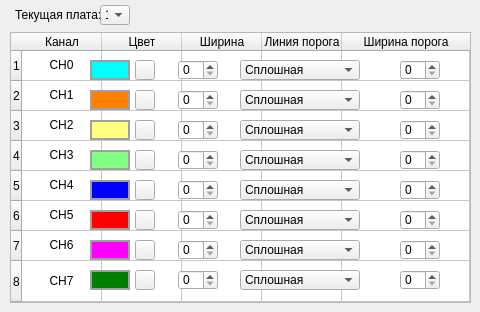
      <widget class="QWidget" name="ChannelColorSetting">
       <attribute name="icon">
        <iconset>
         <normaloff>../Desktop/CAEN-UI/Setting/2.png</normaloff>../Desktop/CAEN-UI/Setting/2.png</iconset>
       </attribute>
       <attribute name="title">
        <string/>
       </attribute>
       <widget class="QTableWidget" name="ColorSetting">
        <property name="enabled">
         <bool>true</bool>
        </property>
        <property name="geometry">
         <rect>
          <x>10</x>
          <y>32</y>
          <width>461</width>
          <height>271</height>
         </rect>
        </property>
        <property name="focusPolicy">
         <enum>Qt::NoFocus</enum>
        </property>
        <property name="lineWidth">
         <number>1</number>
        </property>
        <property name="tabKeyNavigation">
         <bool>false</bool>
        </property>
        <property name="showDropIndicator" stdset="0">
         <bool>false</bool>
        </property>
        <property name="selectionMode">
         <enum>QAbstractItemView::NoSelection</enum>
        </property>
        <attribute name="horizontalHeaderCascadingSectionResizes">
         <bool>false</bool>
        </attribute>
        <attribute name="horizontalHeaderDefaultSectionSize">
         <number>80</number>
        </attribute>
        <attribute name="horizontalHeaderHighlightSections">
         <bool>true</bool>
        </attribute>
        <attribute name="horizontalHeaderMinimumSectionSize">
         <number>30</number>
        </attribute>
        <attribute name="horizontalHeaderShowSortIndicator" stdset="0">
         <bool>false</bool>
        </attribute>
        <attribute name="horizontalHeaderStretchLastSection">
         <bool>true</bool>
        </attribute>
        <attribute name="verticalHeaderCascadingSectionResizes">
         <bool>false</bool>
        </attribute>
        <attribute name="verticalHeaderDefaultSectionSize">
         <number>30</number>
        </attribute>
        <attribute name="verticalHeaderHighlightSections">
         <bool>true</bool>
        </attribute>
        <attribute name="verticalHeaderMinimumSectionSize">
         <number>30</number>
        </attribute>
        <attribute name="verticalHeaderShowSortIndicator" stdset="0">
         <bool>false</bool>
        </attribute>
        <attribute name="verticalHeaderStretchLastSection">
         <bool>true</bool>
        </attribute>
        <row>
         <property name="text">
          <string>1</string>
         </property>
        </row>
        <row>
         <property name="text">
          <string>2</string>
         </property>
        </row>
        <row>
         <property name="text">
          <string>3</string>
         </property>
        </row>
        <row>
         <property name="text">
          <string>4</string>
         </property>
        </row>
        <row>
         <property name="text">
          <string>5</string>
         </property>
        </row>
        <row>
         <property name="text">
          <string>6</string>
         </property>
        </row>
        <row>
         <property name="text">
          <string>7</string>
         </property>
        </row>
        <row>
         <property name="text">
          <string>8</string>
         </property>
        </row>
        <column>
         <property name="text">
          <string>Канал</string>
         </property>
        </column>
        <column>
         <property name="text">
          <string>Цвет</string>
         </property>
        </column>
        <column>
         <property name="text">
          <string>Ширина</string>
         </property>
        </column>
        <column>
         <property name="text">
          <string>Линия порога</string>
         </property>
        </column>
        <column>
         <property name="text">
          <string>Ширина порога</string>
         </property>
        </column>
        <item row="0" column="0">
         <property name="text">
          <string>CH0</string>
         </property>
         <property name="textAlignment">
          <set>AlignCenter</set>
         </property>
        </item>
        <item row="1" column="0">
         <property name="text">
          <string>CH1</string>
         </property>
         <property name="textAlignment">
          <set>AlignCenter</set>
         </property>
        </item>
        <item row="2" column="0">
         <property name="text">
          <string>CH2</string>
         </property>
         <property name="textAlignment">
          <set>AlignCenter</set>
         </property>
        </item>
        <item row="3" column="0">
         <property name="text">
          <string>CH3</string>
         </property>
         <property name="textAlignment">
          <set>AlignCenter</set>
         </property>
        </item>
        <item row="4" column="0">
         <property name="text">
          <string>CH4</string>
         </property>
         <property name="textAlignment">
          <set>AlignCenter</set>
         </property>
        </item>
        <item row="5" column="0">
         <property name="text">
          <string>CH5</string>
         </property>
         <property name="textAlignment">
          <set>AlignCenter</set>
         </property>
        </item>
        <item row="6" column="0">
         <property name="text">
          <string>CH6</string>
         </property>
         <property name="textAlignment">
          <set>AlignCenter</set>
         </property>
        </item>
        <item row="7" column="0">
         <property name="text">
          <string>CH7</string>
         </property>
         <property name="textAlignment">
          <set>AlignCenter</set>
         </property>
        </item>
       </widget>
       <widget class="QLabel" name="Color_CH_0">
        <property name="geometry">
         <rect>
          <x>90</x>
          <y>60</y>
          <width>40</width>
          <height>20</height>
         </rect>
        </property>
        <property name="autoFillBackground">
         <bool>false</bool>
        </property>
        <property name="styleSheet">
         <string notr="true">border: 2px solid  #a0a0a0 ;
background-color: rgb(0, 255, 255);</string>
        </property>
        <property name="text">
         <string/>
        </property>
       </widget>
       <widget class="QLabel" name="Color_CH_1">
        <property name="geometry">
         <rect>
          <x>90</x>
          <y>90</y>
          <width>40</width>
          <height>20</height>
         </rect>
        </property>
        <property name="autoFillBackground">
         <bool>false</bool>
        </property>
        <property name="styleSheet">
         <string notr="true">border: 2px solid  #a0a0a0 ;
background-color: rgb(255, 128, 0);</string>
        </property>
        <property name="text">
         <string/>
        </property>
       </widget>
       <widget class="QLabel" name="Color_CH_2">
        <property name="geometry">
         <rect>
          <x>90</x>
          <y>120</y>
          <width>40</width>
          <height>20</height>
         </rect>
        </property>
        <property name="autoFillBackground">
         <bool>false</bool>
        </property>
        <property name="styleSheet">
         <string notr="true">border: 2px solid  #a0a0a0 ;
background-color: rgb(255, 255, 128);</string>
        </property>
        <property name="text">
         <string/>
        </property>
       </widget>
       <widget class="QLabel" name="Color_CH_3">
        <property name="geometry">
         <rect>
          <x>90</x>
          <y>150</y>
          <width>40</width>
          <height>20</height>
         </rect>
        </property>
        <property name="autoFillBackground">
         <bool>false</bool>
        </property>
        <property name="styleSheet">
         <string notr="true">border: 2px solid  #a0a0a0 ;
background-color: rgb(128, 255, 128);</string>
        </property>
        <property name="text">
         <string/>
        </property>
       </widget>
       <widget class="QLabel" name="Color_CH_4">
        <property name="geometry">
         <rect>
          <x>90</x>
          <y>210</y>
          <width>40</width>
          <height>20</height>
         </rect>
        </property>
        <property name="autoFillBackground">
         <bool>false</bool>
        </property>
        <property name="styleSheet">
         <string notr="true">border: 2px solid  #a0a0a0 ;
background-color: rgb(255, 0, 0);</string>
        </property>
        <property name="text">
         <string/>
        </property>
       </widget>
       <widget class="QLabel" name="Color_CH_5">
        <property name="geometry">
         <rect>
          <x>90</x>
          <y>180</y>
          <width>40</width>
          <height>20</height>
         </rect>
        </property>
        <property name="autoFillBackground">
         <bool>false</bool>
        </property>
        <property name="styleSheet">
         <string notr="true">border: 2px solid  #a0a0a0 ;
background-color: rgb(0, 0, 255);</string>
        </property>
        <property name="text">
         <string/>
        </property>
       </widget>
       <widget class="QLabel" name="Color_CH_6">
        <property name="geometry">
         <rect>
          <x>90</x>
          <y>240</y>
          <width>40</width>
          <height>20</height>
         </rect>
        </property>
        <property name="autoFillBackground">
         <bool>false</bool>
        </property>
        <property name="styleSheet">
         <string notr="true">border: 2px solid  #a0a0a0 ;
background-color:rgb(255, 0, 255);</string>
        </property>
        <property name="text">
         <string/>
        </property>
       </widget>
       <widget class="QLabel" name="Color_CH_7">
        <property name="geometry">
         <rect>
          <x>90</x>
          <y>270</y>
          <width>40</width>
          <height>20</height>
         </rect>
        </property>
        <property name="autoFillBackground">
         <bool>false</bool>
        </property>
        <property name="styleSheet">
         <string notr="true">border: 2px solid  #a0a0a0 ;
background-color: green;</string>
        </property>
        <property name="text">
         <string/>
        </property>
       </widget>
       <widget class="QPushButton" name="EditColor_CH_0">
        <property name="geometry">
         <rect>
          <x>135</x>
          <y>60</y>
          <width>20</width>
          <height>20</height>
         </rect>
        </property>
        <property name="maximumSize">
         <size>
          <width>20</width>
          <height>20</height>
         </size>
        </property>
        <property name="toolTip">
         <string>Изменить</string>
        </property>
        <property name="text">
         <string/>
        </property>
        <property name="icon">
         <iconset>
          <normaloff>../Desktop/CAEN-UI/Edit.png</normaloff>../Desktop/CAEN-UI/Edit.png</iconset>
        </property>
        <property name="checkable">
         <bool>false</bool>
        </property>
        <property name="checked">
         <bool>false</bool>
        </property>
       </widget>
       <widget class="QPushButton" name="EditColor_CH_1">
        <property name="geometry">
         <rect>
          <x>135</x>
          <y>90</y>
          <width>20</width>
          <height>20</height>
         </rect>
        </property>
        <property name="maximumSize">
         <size>
          <width>20</width>
          <height>20</height>
         </size>
        </property>
        <property name="toolTip">
         <string>Изменить</string>
        </property>
        <property name="text">
         <string/>
        </property>
        <property name="icon">
         <iconset>
          <normaloff>../Desktop/CAEN-UI/Edit.png</normaloff>../Desktop/CAEN-UI/Edit.png</iconset>
        </property>
        <property name="checkable">
         <bool>false</bool>
        </property>
        <property name="checked">
         <bool>false</bool>
        </property>
       </widget>
       <widget class="QPushButton" name="EditColor_CH_2">
        <property name="geometry">
         <rect>
          <x>135</x>
          <y>120</y>
          <width>20</width>
          <height>20</height>
         </rect>
        </property>
        <property name="maximumSize">
         <size>
          <width>20</width>
          <height>20</height>
         </size>
        </property>
        <property name="toolTip">
         <string>Изменить</string>
        </property>
        <property name="text">
         <string/>
        </property>
        <property name="icon">
         <iconset>
          <normaloff>../Desktop/CAEN-UI/Edit.png</normaloff>../Desktop/CAEN-UI/Edit.png</iconset>
        </property>
        <property name="checkable">
         <bool>false</bool>
        </property>
        <property name="checked">
         <bool>false</bool>
        </property>
       </widget>
       <widget class="QPushButton" name="EditColor_CH_3">
        <property name="geometry">
         <rect>
          <x>135</x>
          <y>150</y>
          <width>20</width>
          <height>20</height>
         </rect>
        </property>
        <property name="maximumSize">
         <size>
          <width>20</width>
          <height>20</height>
         </size>
        </property>
        <property name="toolTip">
         <string>Изменить</string>
        </property>
        <property name="text">
         <string/>
        </property>
        <property name="icon">
         <iconset>
          <normaloff>../Desktop/CAEN-UI/Edit.png</normaloff>../Desktop/CAEN-UI/Edit.png</iconset>
        </property>
        <property name="checkable">
         <bool>false</bool>
        </property>
        <property name="checked">
         <bool>false</bool>
        </property>
       </widget>
       <widget class="QPushButton" name="EditColor_CH_4">
        <property name="geometry">
         <rect>
          <x>135</x>
          <y>180</y>
          <width>20</width>
          <height>20</height>
         </rect>
        </property>
        <property name="maximumSize">
         <size>
          <width>20</width>
          <height>20</height>
         </size>
        </property>
        <property name="toolTip">
         <string>Изменить</string>
        </property>
        <property name="text">
         <string/>
        </property>
        <property name="icon">
         <iconset>
          <normaloff>../Desktop/CAEN-UI/Edit.png</normaloff>../Desktop/CAEN-UI/Edit.png</iconset>
        </property>
        <property name="checkable">
         <bool>false</bool>
        </property>
        <property name="checked">
         <bool>false</bool>
        </property>
       </widget>
       <widget class="QPushButton" name="EditColor_CH_5">
        <property name="geometry">
         <rect>
          <x>135</x>
          <y>210</y>
          <width>20</width>
          <height>20</height>
         </rect>
        </property>
        <property name="maximumSize">
         <size>
          <width>20</width>
          <height>20</height>
         </size>
        </property>
        <property name="toolTip">
         <string>Изменить</string>
        </property>
        <property name="text">
         <string/>
        </property>
        <property name="icon">
         <iconset>
          <normaloff>../Desktop/CAEN-UI/Edit.png</normaloff>../Desktop/CAEN-UI/Edit.png</iconset>
        </property>
        <property name="checkable">
         <bool>false</bool>
        </property>
        <property name="checked">
         <bool>false</bool>
        </property>
       </widget>
       <widget class="QPushButton" name="EditColor_CH_6">
        <property name="geometry">
         <rect>
          <x>135</x>
          <y>240</y>
          <width>20</width>
          <height>20</height>
         </rect>
        </property>
        <property name="maximumSize">
         <size>
          <width>20</width>
          <height>20</height>
         </size>
        </property>
        <property name="toolTip">
         <string>Изменить</string>
        </property>
        <property name="text">
         <string/>
        </property>
        <property name="icon">
         <iconset>
          <normaloff>../Desktop/CAEN-UI/Edit.png</normaloff>../Desktop/CAEN-UI/Edit.png</iconset>
        </property>
        <property name="checkable">
         <bool>false</bool>
        </property>
        <property name="checked">
         <bool>false</bool>
        </property>
       </widget>
       <widget class="QPushButton" name="EditColor_CH_7">
        <property name="geometry">
         <rect>
          <x>135</x>
          <y>270</y>
          <width>20</width>
          <height>20</height>
         </rect>
        </property>
        <property name="maximumSize">
         <size>
          <width>20</width>
          <height>20</height>
         </size>
        </property>
        <property name="toolTip">
         <string>Изменить</string>
        </property>
        <property name="text">
         <string/>
        </property>
        <property name="icon">
         <iconset>
          <normaloff>../Desktop/CAEN-UI/Edit.png</normaloff>../Desktop/CAEN-UI/Edit.png</iconset>
        </property>
        <property name="checkable">
         <bool>false</bool>
        </property>
        <property name="checked">
         <bool>false</bool>
        </property>
       </widget>
       <widget class="QSpinBox" name="WidthSignal_CH_3">
        <property name="geometry">
         <rect>
          <x>178</x>
          <y>150</y>
          <width>40</width>
          <height>20</height>
         </rect>
        </property>
       </widget>
       <widget class="QSpinBox" name="WidthSignal_CH_4">
        <property name="geometry">
         <rect>
          <x>178</x>
          <y>180</y>
          <width>40</width>
          <height>20</height>
         </rect>
        </property>
       </widget>
       <widget class="QSpinBox" name="WidthSignal_CH_5">
        <property name="geometry">
         <rect>
          <x>178</x>
          <y>210</y>
          <width>40</width>
          <height>20</height>
         </rect>
        </property>
       </widget>
       <widget class="QSpinBox" name="WidthSignal_CH_6">
        <property name="geometry">
         <rect>
          <x>178</x>
          <y>240</y>
          <width>40</width>
          <height>20</height>
         </rect>
        </property>
       </widget>
       <widget class="QSpinBox" name="WidthSignal_CH_7">
        <property name="geometry">
         <rect>
          <x>178</x>
          <y>270</y>
          <width>40</width>
          <height>20</height>
         </rect>
        </property>
       </widget>
       <widget class="QSpinBox" name="WidthSignal_CH_0">
        <property name="geometry">
         <rect>
          <x>178</x>
          <y>60</y>
          <width>40</width>
          <height>20</height>
         </rect>
        </property>
       </widget>
       <widget class="QSpinBox" name="WidthSignal_CH_2">
        <property name="geometry">
         <rect>
          <x>178</x>
          <y>120</y>
          <width>40</width>
          <height>20</height>
         </rect>
        </property>
       </widget>
       <widget class="QSpinBox" name="WidthSignal_CH_1">
        <property name="geometry">
         <rect>
          <x>178</x>
          <y>90</y>
          <width>40</width>
          <height>20</height>
         </rect>
        </property>
       </widget>
       <widget class="QSpinBox" name="WidthTrigger_CH_5">
        <property name="geometry">
         <rect>
          <x>400</x>
          <y>210</y>
          <width>40</width>
          <height>20</height>
         </rect>
        </property>
       </widget>
       <widget class="QSpinBox" name="WidthTrigger_CH_1">
        <property name="geometry">
         <rect>
          <x>400</x>
          <y>90</y>
          <width>40</width>
          <height>20</height>
         </rect>
        </property>
       </widget>
       <widget class="QSpinBox" name="WidthTrigger_CH_3">
        <property name="geometry">
         <rect>
          <x>400</x>
          <y>150</y>
          <width>40</width>
          <height>20</height>
         </rect>
        </property>
       </widget>
       <widget class="QSpinBox" name="WidthTrigger_CH_4">
        <property name="geometry">
         <rect>
          <x>400</x>
          <y>180</y>
          <width>40</width>
          <height>20</height>
         </rect>
        </property>
       </widget>
       <widget class="QSpinBox" name="WidthTrigger_CH_0">
        <property name="geometry">
         <rect>
          <x>400</x>
          <y>60</y>
          <width>40</width>
          <height>20</height>
         </rect>
        </property>
       </widget>
       <widget class="QSpinBox" name="WidthTrigger_CH_2">
        <property name="geometry">
         <rect>
          <x>400</x>
          <y>120</y>
          <width>40</width>
          <height>20</height>
         </rect>
        </property>
       </widget>
       <widget class="QSpinBox" name="WidthTrigger_CH_6">
        <property name="geometry">
         <rect>
          <x>400</x>
          <y>240</y>
          <width>40</width>
          <height>20</height>
         </rect>
        </property>
       </widget>
       <widget class="QSpinBox" name="WidthTrigger_CH_7">
        <property name="geometry">
         <rect>
          <x>400</x>
          <y>270</y>
          <width>40</width>
          <height>20</height>
         </rect>
        </property>
       </widget>
       <widget class="QComboBox" name="TrigLine_CH_0">
        <property name="geometry">
         <rect>
          <x>240</x>
          <y>60</y>
          <width>120</width>
          <height>20</height>
         </rect>
        </property>
        <item>
         <property name="text">
          <string>Сплошная</string>
         </property>
        </item>
        <item>
         <property name="text">
          <string>Пунктирная</string>
         </property>
        </item>
        <item>
         <property name="text">
          <string>Штрихпунктирная</string>
         </property>
        </item>
       </widget>
       <widget class="QComboBox" name="TrigLine_CH_1">
        <property name="geometry">
         <rect>
          <x>240</x>
          <y>90</y>
          <width>120</width>
          <height>20</height>
         </rect>
        </property>
        <item>
         <property name="text">
          <string>Сплошная</string>
         </property>
        </item>
        <item>
         <property name="text">
          <string>Пунктирная</string>
         </property>
        </item>
        <item>
         <property name="text">
          <string>Штрихпунктирная</string>
         </property>
        </item>
       </widget>
       <widget class="QComboBox" name="TrigLine_CH_2">
        <property name="geometry">
         <rect>
          <x>240</x>
          <y>120</y>
          <width>120</width>
          <height>20</height>
         </rect>
        </property>
        <item>
         <property name="text">
          <string>Сплошная</string>
         </property>
        </item>
        <item>
         <property name="text">
          <string>Пунктирная</string>
         </property>
        </item>
        <item>
         <property name="text">
          <string>Штрихпунктирная</string>
         </property>
        </item>
       </widget>
       <widget class="QComboBox" name="TrigLine_CH_3">
        <property name="geometry">
         <rect>
          <x>240</x>
          <y>150</y>
          <width>120</width>
          <height>20</height>
         </rect>
        </property>
        <item>
         <property name="text">
          <string>Сплошная</string>
         </property>
        </item>
        <item>
         <property name="text">
          <string>Пунктирная</string>
         </property>
        </item>
        <item>
         <property name="text">
          <string>Штрихпунктирная</string>
         </property>
        </item>
       </widget>
       <widget class="QComboBox" name="TrigLine_CH_4">
        <property name="geometry">
         <rect>
          <x>240</x>
          <y>180</y>
          <width>120</width>
          <height>20</height>
         </rect>
        </property>
        <item>
         <property name="text">
          <string>Сплошная</string>
         </property>
        </item>
        <item>
         <property name="text">
          <string>Пунктирная</string>
         </property>
        </item>
        <item>
         <property name="text">
          <string>Штрихпунктирная</string>
         </property>
        </item>
       </widget>
       <widget class="QComboBox" name="TrigLine_CH_5">
        <property name="geometry">
         <rect>
          <x>240</x>
          <y>210</y>
          <width>120</width>
          <height>20</height>
         </rect>
        </property>
        <item>
         <property name="text">
          <string>Сплошная</string>
         </property>
        </item>
        <item>
         <property name="text">
          <string>Пунктирная</string>
         </property>
        </item>
        <item>
         <property name="text">
          <string>Штрихпунктирная</string>
         </property>
        </item>
       </widget>
       <widget class="QComboBox" name="TrigLine_CH_6">
        <property name="geometry">
         <rect>
          <x>240</x>
          <y>240</y>
          <width>120</width>
          <height>20</height>
         </rect>
        </property>
        <item>
         <property name="text">
          <string>Сплошная</string>
         </property>
        </item>
        <item>
         <property name="text">
          <string>Пунктирная</string>
         </property>
        </item>
        <item>
         <property name="text">
          <string>Штрихпунктирная</string>
         </property>
        </item>
       </widget>
       <widget class="QComboBox" name="TrigLine_CH_7">
        <property name="geometry">
         <rect>
          <x>240</x>
          <y>270</y>
          <width>120</width>
          <height>20</height>
         </rect>
        </property>
        <item>
         <property name="text">
          <string>Сплошная</string>
         </property>
        </item>
        <item>
         <property name="text">
          <string>Пунктирная</string>
         </property>
        </item>
        <item>
         <property name="text">
          <string>Штрихпунктирная</string>
         </property>
        </item>
       </widget>
       <widget class="QLabel" name="currentWDFLabel">
        <property name="geometry">
         <rect>
          <x>15</x>
          <y>5</y>
          <width>85</width>
          <height>20</height>
         </rect>
        </property>
        <property name="text">
         <string>Текущая плата:</string>
        </property>
       </widget>
       <widget class="QComboBox" name="currentWDFInColorTab">
        <property name="geometry">
         <rect>
          <x>100</x>
          <y>5</y>
          <width>30</width>
          <height>20</height>
         </rect>
        </property>
        <item>
         <property name="text">
          <string>1</string>
         </property>
        </item>
        <item>
         <property name="text">
          <string>2</string>
         </property>
        </item>
        <item>
         <property name="text">
          <string>3</string>
         </property>
        </item>
        <item>
         <property name="text">
          <string>4</string>
         </property>
        </item>
        <item>
         <property name="text">
          <string>5</string>
         </property>
        </item>
        <item>
         <property name="text">
          <string>6</string>
         </property>
        </item>
        <item>
         <property name="text">
          <string>7</string>
         </property>
        </item>
        <item>
         <property name="text">
          <string>8</string>
         </property>
        </item>
        <item>
         <property name="text">
          <string>9</string>
         </property>
        </item>
       </widget>
      </widget>
